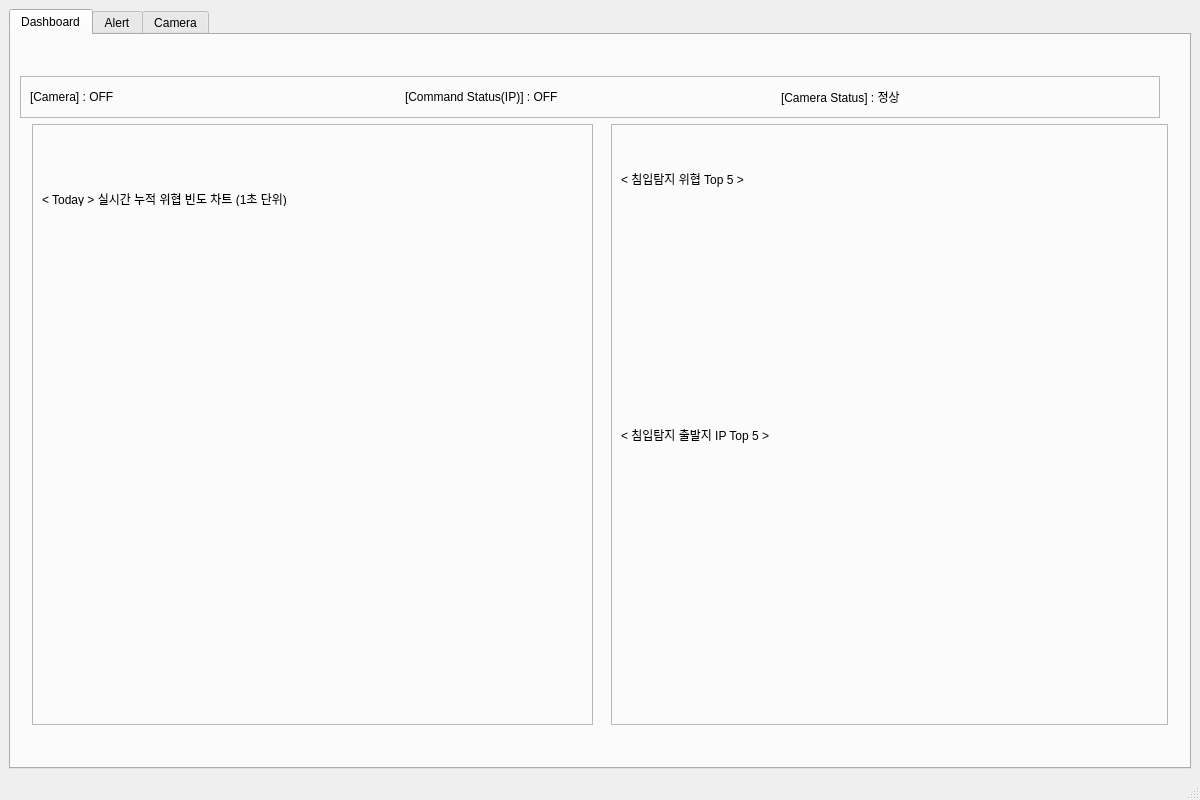
<?xml version="1.0" encoding="UTF-8"?>
<ui version="4.0">
 <class>MainWindow</class>
 <widget class="QMainWindow" name="MainWindow">
  <property name="geometry">
   <rect>
    <x>0</x>
    <y>0</y>
    <width>1200</width>
    <height>800</height>
   </rect>
  </property>
  <property name="sizePolicy">
   <sizepolicy hsizetype="Fixed" vsizetype="Fixed">
    <horstretch>0</horstretch>
    <verstretch>0</verstretch>
   </sizepolicy>
  </property>
  <property name="minimumSize">
   <size>
    <width>1200</width>
    <height>800</height>
   </size>
  </property>
  <property name="maximumSize">
   <size>
    <width>1200</width>
    <height>800</height>
   </size>
  </property>
  <property name="windowTitle">
   <string>MainWindow</string>
  </property>
  <widget class="QWidget" name="centralwidget">
   <layout class="QHBoxLayout" name="horizontalLayout_6">
    <item>
     <widget class="QTabWidget" name="tabWidget">
      <property name="currentIndex">
       <number>0</number>
      </property>
      <widget class="QWidget" name="DashboardTab">
       <attribute name="title">
        <string>Dashboard</string>
       </attribute>
       <layout class="QVBoxLayout" name="verticalLayout_5">
        <item>
         <layout class="QVBoxLayout" name="verticalLayout_3">
          <item>
           <widget class="QFrame" name="WebcamStatusFrame">
            <property name="maximumSize">
             <size>
              <width>1140</width>
              <height>42</height>
             </size>
            </property>
            <property name="frameShape">
             <enum>QFrame::Shape::StyledPanel</enum>
            </property>
            <property name="frameShadow">
             <enum>QFrame::Shadow::Raised</enum>
            </property>
            <layout class="QHBoxLayout" name="horizontalLayout">
             <item>
              <widget class="QLabel" name="CamPowerLabel">
               <property name="text">
                <string>[Camera] : OFF</string>
               </property>
              </widget>
             </item>
             <item>
              <widget class="QLabel" name="CommandStatusIPLabel">
               <property name="text">
                <string>[Command Status(IP)] : OFF</string>
               </property>
              </widget>
             </item>
             <item>
              <widget class="QLabel" name="CameraStatusLabel">
               <property name="text">
                <string>[Camera Status] : 정상</string>
               </property>
              </widget>
             </item>
            </layout>
           </widget>
          </item>
          <item>
           <layout class="QHBoxLayout" name="horizontalLayout_7">
            <item>
             <widget class="QFrame" name="StatusAndChartFrame">
              <property name="sizePolicy">
               <sizepolicy hsizetype="Fixed" vsizetype="Fixed">
                <horstretch>0</horstretch>
                <verstretch>0</verstretch>
               </sizepolicy>
              </property>
              <property name="minimumSize">
               <size>
                <width>561</width>
                <height>601</height>
               </size>
              </property>
              <property name="frameShape">
               <enum>QFrame::Shape::StyledPanel</enum>
              </property>
              <property name="frameShadow">
               <enum>QFrame::Shadow::Raised</enum>
              </property>
              <layout class="QVBoxLayout" name="verticalLayout">
               <item>
                <widget class="QLabel" name="label">
                 <property name="maximumSize">
                  <size>
                   <width>296</width>
                   <height>16</height>
                  </size>
                 </property>
                 <property name="text">
                  <string>&lt; Today &gt; 실시간 누적 위협 빈도 차트 (1초 단위)</string>
                 </property>
                </widget>
               </item>
               <item>
                <widget class="QChartView" name="ThreatBarChartGraphicsView" native="true">
                 <property name="sizePolicy">
                  <sizepolicy hsizetype="Fixed" vsizetype="Fixed">
                   <horstretch>0</horstretch>
                   <verstretch>0</verstretch>
                  </sizepolicy>
                 </property>
                 <property name="minimumSize">
                  <size>
                   <width>535</width>
                   <height>391</height>
                  </size>
                 </property>
                 <property name="maximumSize">
                  <size>
                   <width>535</width>
                   <height>391</height>
                  </size>
                 </property>
                </widget>
               </item>
              </layout>
             </widget>
            </item>
            <item>
             <widget class="QFrame" name="frame">
              <property name="sizePolicy">
               <sizepolicy hsizetype="Fixed" vsizetype="Fixed">
                <horstretch>0</horstretch>
                <verstretch>0</verstretch>
               </sizepolicy>
              </property>
              <property name="maximumSize">
               <size>
                <width>557</width>
                <height>601</height>
               </size>
              </property>
              <property name="frameShape">
               <enum>QFrame::Shape::StyledPanel</enum>
              </property>
              <property name="frameShadow">
               <enum>QFrame::Shadow::Raised</enum>
              </property>
              <widget class="QWidget" name="">
               <property name="geometry">
                <rect>
                 <x>10</x>
                 <y>13</y>
                 <width>502</width>
                 <height>531</height>
                </rect>
               </property>
               <layout class="QVBoxLayout" name="verticalLayout_4">
                <item>
                 <widget class="QLabel" name="ThreatTypePChartLabel">
                  <property name="maximumSize">
                   <size>
                    <width>16777215</width>
                    <height>40</height>
                   </size>
                  </property>
                  <property name="text">
                   <string>&lt; 침입탐지 위협 Top 5 &gt;</string>
                  </property>
                 </widget>
                </item>
                <item>
                 <widget class="QWidget" name="threatTop5_widget" native="true">
                  <property name="sizePolicy">
                   <sizepolicy hsizetype="Fixed" vsizetype="Fixed">
                    <horstretch>0</horstretch>
                    <verstretch>0</verstretch>
                   </sizepolicy>
                  </property>
                  <property name="minimumSize">
                   <size>
                    <width>500</width>
                    <height>140</height>
                   </size>
                  </property>
                  <property name="maximumSize">
                   <size>
                    <width>501</width>
                    <height>160</height>
                   </size>
                  </property>
                 </widget>
                </item>
                <item>
                 <widget class="QLabel" name="HozTopAttackerTop5Label">
                  <property name="maximumSize">
                   <size>
                    <width>16777215</width>
                    <height>40</height>
                   </size>
                  </property>
                  <property name="text">
                   <string>&lt; 침입탐지 출발지 IP Top 5 &gt;</string>
                  </property>
                 </widget>
                </item>
                <item>
                 <widget class="QWidget" name="startIPTop5_widget" native="true">
                  <property name="sizePolicy">
                   <sizepolicy hsizetype="Fixed" vsizetype="Fixed">
                    <horstretch>0</horstretch>
                    <verstretch>0</verstretch>
                   </sizepolicy>
                  </property>
                  <property name="minimumSize">
                   <size>
                    <width>500</width>
                    <height>140</height>
                   </size>
                  </property>
                  <property name="maximumSize">
                   <size>
                    <width>501</width>
                    <height>160</height>
                   </size>
                  </property>
                 </widget>
                </item>
               </layout>
              </widget>
             </widget>
            </item>
           </layout>
          </item>
         </layout>
        </item>
       </layout>
      </widget>
      <widget class="QWidget" name="AlertTab">
       <attribute name="title">
        <string>Alert</string>
       </attribute>
       <layout class="QVBoxLayout" name="verticalLayout_2">
        <item>
         <widget class="QWidget" name="widget" native="true">
          <property name="sizePolicy">
           <sizepolicy hsizetype="Expanding" vsizetype="Maximum">
            <horstretch>0</horstretch>
            <verstretch>0</verstretch>
           </sizepolicy>
          </property>
          <property name="minimumSize">
           <size>
            <width>0</width>
            <height>50</height>
           </size>
          </property>
          <property name="maximumSize">
           <size>
            <width>16777215</width>
            <height>500</height>
           </size>
          </property>
          <layout class="QHBoxLayout" name="horizontalLayout_3">
           <item>
            <widget class="QLabel" name="label_3">
             <property name="sizePolicy">
              <sizepolicy hsizetype="Minimum" vsizetype="Preferred">
               <horstretch>0</horstretch>
               <verstretch>0</verstretch>
              </sizepolicy>
             </property>
             <property name="maximumSize">
              <size>
               <width>60</width>
               <height>16777215</height>
              </size>
             </property>
             <property name="font">
              <font>
               <pointsize>11</pointsize>
              </font>
             </property>
             <property name="text">
              <string>Time - </string>
             </property>
            </widget>
           </item>
           <item>
            <widget class="QCheckBox" name="dateTimeFromOnOff">
             <property name="minimumSize">
              <size>
               <width>15</width>
               <height>0</height>
              </size>
             </property>
             <property name="maximumSize">
              <size>
               <width>15</width>
               <height>16777215</height>
              </size>
             </property>
             <property name="text">
              <string/>
             </property>
            </widget>
           </item>
           <item>
            <widget class="QDateTimeEdit" name="dateTimeFrom"/>
           </item>
           <item>
            <widget class="QLabel" name="label_4">
             <property name="maximumSize">
              <size>
               <width>10</width>
               <height>16777215</height>
              </size>
             </property>
             <property name="text">
              <string>~</string>
             </property>
            </widget>
           </item>
           <item>
            <widget class="QCheckBox" name="dateTimeUntilOnOff">
             <property name="maximumSize">
              <size>
               <width>15</width>
               <height>16777215</height>
              </size>
             </property>
             <property name="text">
              <string/>
             </property>
            </widget>
           </item>
           <item>
            <widget class="QDateTimeEdit" name="dateTimeUntil"/>
           </item>
           <item>
            <widget class="QComboBox" name="comboBox">
             <item>
              <property name="text">
               <string>Action</string>
              </property>
             </item>
             <item>
              <property name="text">
               <string>Accept</string>
              </property>
             </item>
             <item>
              <property name="text">
               <string>Drop</string>
              </property>
             </item>
            </widget>
           </item>
           <item>
            <widget class="QRadioButton" name="radioAlert">
             <property name="maximumSize">
              <size>
               <width>60</width>
               <height>16777215</height>
              </size>
             </property>
             <property name="text">
              <string>Alert</string>
             </property>
            </widget>
           </item>
           <item>
            <widget class="QRadioButton" name="radioDrop">
             <property name="maximumSize">
              <size>
               <width>60</width>
               <height>16777215</height>
              </size>
             </property>
             <property name="text">
              <string>Drop</string>
             </property>
            </widget>
           </item>
           <item>
            <widget class="QRadioButton" name="radioReject">
             <property name="maximumSize">
              <size>
               <width>70</width>
               <height>16777215</height>
              </size>
             </property>
             <property name="text">
              <string>Reject</string>
             </property>
            </widget>
           </item>
           <item>
            <widget class="QLabel" name="label_16">
             <property name="text">
              <string>Severity</string>
             </property>
            </widget>
           </item>
           <item>
            <widget class="QComboBox" name="SeveritySelect">
             <property name="currentText">
              <string>All</string>
             </property>
             <item>
              <property name="text">
               <string>All</string>
              </property>
             </item>
             <item>
              <property name="text">
               <string>Low</string>
              </property>
             </item>
             <item>
              <property name="text">
               <string>High</string>
              </property>
             </item>
             <item>
              <property name="text">
               <string>Critical</string>
              </property>
             </item>
            </widget>
           </item>
           <item>
            <widget class="QLabel" name="protocolName">
             <property name="sizePolicy">
              <sizepolicy hsizetype="Maximum" vsizetype="Preferred">
               <horstretch>0</horstretch>
               <verstretch>0</verstretch>
              </sizepolicy>
             </property>
             <property name="minimumSize">
              <size>
               <width>60</width>
               <height>0</height>
              </size>
             </property>
             <property name="text">
              <string>Protocol</string>
             </property>
            </widget>
           </item>
           <item>
            <widget class="QComboBox" name="ProtocolSelect">
             <item>
              <property name="text">
               <string>All</string>
              </property>
             </item>
             <item>
              <property name="text">
               <string>TCP</string>
              </property>
             </item>
             <item>
              <property name="text">
               <string>UDP</string>
              </property>
             </item>
             <item>
              <property name="text">
               <string>Http</string>
              </property>
             </item>
            </widget>
           </item>
           <item>
            <spacer name="horizontalSpacer_2">
             <property name="orientation">
              <enum>Qt::Orientation::Horizontal</enum>
             </property>
             <property name="sizeType">
              <enum>QSizePolicy::Policy::Expanding</enum>
             </property>
             <property name="sizeHint" stdset="0">
              <size>
               <width>30</width>
               <height>20</height>
              </size>
             </property>
            </spacer>
           </item>
          </layout>
         </widget>
        </item>
        <item>
         <widget class="QWidget" name="widget_2" native="true">
          <property name="sizePolicy">
           <sizepolicy hsizetype="Expanding" vsizetype="Maximum">
            <horstretch>0</horstretch>
            <verstretch>0</verstretch>
           </sizepolicy>
          </property>
          <property name="minimumSize">
           <size>
            <width>0</width>
            <height>50</height>
           </size>
          </property>
          <property name="maximumSize">
           <size>
            <width>16777215</width>
            <height>50</height>
           </size>
          </property>
          <layout class="QHBoxLayout" name="horizontalLayout_2">
           <item>
            <widget class="QLabel" name="label_6">
             <property name="sizePolicy">
              <sizepolicy hsizetype="Maximum" vsizetype="Preferred">
               <horstretch>0</horstretch>
               <verstretch>0</verstretch>
              </sizepolicy>
             </property>
             <property name="font">
              <font>
               <pointsize>11</pointsize>
              </font>
             </property>
             <property name="text">
              <string>Src IP : </string>
             </property>
            </widget>
           </item>
           <item>
            <widget class="QLineEdit" name="SrcIP1">
             <property name="sizePolicy">
              <sizepolicy hsizetype="Maximum" vsizetype="Fixed">
               <horstretch>0</horstretch>
               <verstretch>0</verstretch>
              </sizepolicy>
             </property>
             <property name="minimumSize">
              <size>
               <width>40</width>
               <height>0</height>
              </size>
             </property>
             <property name="maximumSize">
              <size>
               <width>40</width>
               <height>16777215</height>
              </size>
             </property>
             <property name="font">
              <font>
               <pointsize>11</pointsize>
              </font>
             </property>
            </widget>
           </item>
           <item>
            <widget class="QLabel" name="label_7">
             <property name="sizePolicy">
              <sizepolicy hsizetype="Minimum" vsizetype="Preferred">
               <horstretch>0</horstretch>
               <verstretch>0</verstretch>
              </sizepolicy>
             </property>
             <property name="maximumSize">
              <size>
               <width>15</width>
               <height>16777215</height>
              </size>
             </property>
             <property name="text">
              <string>.</string>
             </property>
            </widget>
           </item>
           <item>
            <widget class="QLineEdit" name="SrcIP2">
             <property name="sizePolicy">
              <sizepolicy hsizetype="Maximum" vsizetype="Fixed">
               <horstretch>0</horstretch>
               <verstretch>0</verstretch>
              </sizepolicy>
             </property>
             <property name="minimumSize">
              <size>
               <width>40</width>
               <height>0</height>
              </size>
             </property>
             <property name="maximumSize">
              <size>
               <width>40</width>
               <height>16777215</height>
              </size>
             </property>
            </widget>
           </item>
           <item>
            <widget class="QLabel" name="label_8">
             <property name="sizePolicy">
              <sizepolicy hsizetype="Minimum" vsizetype="Preferred">
               <horstretch>0</horstretch>
               <verstretch>0</verstretch>
              </sizepolicy>
             </property>
             <property name="maximumSize">
              <size>
               <width>15</width>
               <height>16777215</height>
              </size>
             </property>
             <property name="text">
              <string>.</string>
             </property>
            </widget>
           </item>
           <item>
            <widget class="QLineEdit" name="SrcIP3">
             <property name="sizePolicy">
              <sizepolicy hsizetype="Maximum" vsizetype="Fixed">
               <horstretch>0</horstretch>
               <verstretch>0</verstretch>
              </sizepolicy>
             </property>
             <property name="minimumSize">
              <size>
               <width>40</width>
               <height>0</height>
              </size>
             </property>
             <property name="maximumSize">
              <size>
               <width>40</width>
               <height>16777215</height>
              </size>
             </property>
            </widget>
           </item>
           <item>
            <widget class="QLabel" name="label_9">
             <property name="text">
              <string>.</string>
             </property>
            </widget>
           </item>
           <item>
            <widget class="QLineEdit" name="SrcIP4">
             <property name="sizePolicy">
              <sizepolicy hsizetype="Maximum" vsizetype="Fixed">
               <horstretch>0</horstretch>
               <verstretch>0</verstretch>
              </sizepolicy>
             </property>
             <property name="minimumSize">
              <size>
               <width>40</width>
               <height>0</height>
              </size>
             </property>
             <property name="maximumSize">
              <size>
               <width>40</width>
               <height>16777215</height>
              </size>
             </property>
            </widget>
           </item>
           <item>
            <widget class="QLabel" name="label_10">
             <property name="text">
              <string>Dest IP : </string>
             </property>
            </widget>
           </item>
           <item>
            <widget class="QLineEdit" name="DestIP1">
             <property name="sizePolicy">
              <sizepolicy hsizetype="Maximum" vsizetype="Fixed">
               <horstretch>0</horstretch>
               <verstretch>0</verstretch>
              </sizepolicy>
             </property>
             <property name="minimumSize">
              <size>
               <width>40</width>
               <height>0</height>
              </size>
             </property>
             <property name="maximumSize">
              <size>
               <width>40</width>
               <height>16777215</height>
              </size>
             </property>
            </widget>
           </item>
           <item>
            <widget class="QLabel" name="label_11">
             <property name="text">
              <string>.</string>
             </property>
            </widget>
           </item>
           <item>
            <widget class="QLineEdit" name="DestIP2">
             <property name="sizePolicy">
              <sizepolicy hsizetype="Maximum" vsizetype="Fixed">
               <horstretch>0</horstretch>
               <verstretch>0</verstretch>
              </sizepolicy>
             </property>
             <property name="minimumSize">
              <size>
               <width>40</width>
               <height>0</height>
              </size>
             </property>
             <property name="maximumSize">
              <size>
               <width>40</width>
               <height>16777215</height>
              </size>
             </property>
            </widget>
           </item>
           <item>
            <widget class="QLabel" name="label_12">
             <property name="text">
              <string>.</string>
             </property>
            </widget>
           </item>
           <item>
            <widget class="QLineEdit" name="DestIP3">
             <property name="sizePolicy">
              <sizepolicy hsizetype="Maximum" vsizetype="Fixed">
               <horstretch>0</horstretch>
               <verstretch>0</verstretch>
              </sizepolicy>
             </property>
             <property name="minimumSize">
              <size>
               <width>40</width>
               <height>0</height>
              </size>
             </property>
             <property name="maximumSize">
              <size>
               <width>40</width>
               <height>16777215</height>
              </size>
             </property>
            </widget>
           </item>
           <item>
            <widget class="QLabel" name="label_13">
             <property name="text">
              <string>.</string>
             </property>
            </widget>
           </item>
           <item>
            <widget class="QLineEdit" name="DestIP4">
             <property name="sizePolicy">
              <sizepolicy hsizetype="Maximum" vsizetype="Fixed">
               <horstretch>0</horstretch>
               <verstretch>0</verstretch>
              </sizepolicy>
             </property>
             <property name="minimumSize">
              <size>
               <width>40</width>
               <height>0</height>
              </size>
             </property>
             <property name="maximumSize">
              <size>
               <width>40</width>
               <height>16777215</height>
              </size>
             </property>
            </widget>
           </item>
           <item>
            <widget class="QLabel" name="label_14">
             <property name="text">
              <string>Src Port :</string>
             </property>
            </widget>
           </item>
           <item>
            <widget class="QLineEdit" name="SrcPort">
             <property name="sizePolicy">
              <sizepolicy hsizetype="Maximum" vsizetype="Fixed">
               <horstretch>0</horstretch>
               <verstretch>0</verstretch>
              </sizepolicy>
             </property>
             <property name="maximumSize">
              <size>
               <width>70</width>
               <height>16777215</height>
              </size>
             </property>
            </widget>
           </item>
           <item>
            <widget class="QLabel" name="label_15">
             <property name="text">
              <string>Dest Port : </string>
             </property>
            </widget>
           </item>
           <item>
            <widget class="QLineEdit" name="DestPort">
             <property name="sizePolicy">
              <sizepolicy hsizetype="Maximum" vsizetype="Fixed">
               <horstretch>0</horstretch>
               <verstretch>0</verstretch>
              </sizepolicy>
             </property>
             <property name="maximumSize">
              <size>
               <width>70</width>
               <height>16777215</height>
              </size>
             </property>
            </widget>
           </item>
           <item>
            <spacer name="horizontalSpacer_4">
             <property name="orientation">
              <enum>Qt::Orientation::Horizontal</enum>
             </property>
             <property name="sizeHint" stdset="0">
              <size>
               <width>40</width>
               <height>20</height>
              </size>
             </property>
            </spacer>
           </item>
          </layout>
         </widget>
        </item>
        <item>
         <widget class="QWidget" name="widget_3" native="true">
          <property name="sizePolicy">
           <sizepolicy hsizetype="Expanding" vsizetype="Maximum">
            <horstretch>0</horstretch>
            <verstretch>0</verstretch>
           </sizepolicy>
          </property>
          <property name="minimumSize">
           <size>
            <width>0</width>
            <height>50</height>
           </size>
          </property>
          <property name="maximumSize">
           <size>
            <width>16777215</width>
            <height>50</height>
           </size>
          </property>
          <layout class="QHBoxLayout" name="horizontalLayout_4">
           <item>
            <widget class="QLabel" name="label_2">
             <property name="text">
              <string>Rule/Signature</string>
             </property>
            </widget>
           </item>
           <item>
            <widget class="QLineEdit" name="lineEdit"/>
           </item>
           <item>
            <spacer name="horizontalSpacer_6">
             <property name="orientation">
              <enum>Qt::Orientation::Horizontal</enum>
             </property>
             <property name="sizeHint" stdset="0">
              <size>
               <width>511</width>
               <height>20</height>
              </size>
             </property>
            </spacer>
           </item>
          </layout>
         </widget>
        </item>
        <item>
         <widget class="QWidget" name="widget_4" native="true">
          <property name="sizePolicy">
           <sizepolicy hsizetype="Preferred" vsizetype="Maximum">
            <horstretch>0</horstretch>
            <verstretch>0</verstretch>
           </sizepolicy>
          </property>
          <property name="minimumSize">
           <size>
            <width>0</width>
            <height>50</height>
           </size>
          </property>
          <property name="maximumSize">
           <size>
            <width>16777215</width>
            <height>50</height>
           </size>
          </property>
          <layout class="QHBoxLayout" name="horizontalLayout_5">
           <item>
            <widget class="QLabel" name="label_5">
             <property name="text">
              <string>Auto-scroll</string>
             </property>
            </widget>
           </item>
           <item>
            <widget class="QCheckBox" name="checkBox_3">
             <property name="text">
              <string/>
             </property>
             <property name="checked">
              <bool>true</bool>
             </property>
            </widget>
           </item>
           <item>
            <widget class="QPushButton" name="pushButton">
             <property name="text">
              <string>Pause</string>
             </property>
            </widget>
           </item>
           <item>
            <widget class="QPushButton" name="pushButton_2">
             <property name="text">
              <string>Clear</string>
             </property>
            </widget>
           </item>
           <item>
            <widget class="QPushButton" name="pushButton_3">
             <property name="text">
              <string>Export</string>
             </property>
            </widget>
           </item>
           <item>
            <spacer name="horizontalSpacer_8">
             <property name="orientation">
              <enum>Qt::Orientation::Horizontal</enum>
             </property>
             <property name="sizeHint" stdset="0">
              <size>
               <width>781</width>
               <height>20</height>
              </size>
             </property>
            </spacer>
           </item>
          </layout>
         </widget>
        </item>
        <item>
         <widget class="QListWidget" name="AlertList"/>
        </item>
       </layout>
      </widget>
      <widget class="QWidget" name="CameraTab">
       <attribute name="title">
        <string>Camera</string>
       </attribute>
       <widget class="QWidget" name="layoutWidget">
        <property name="geometry">
         <rect>
          <x>20</x>
          <y>10</y>
          <width>1131</width>
          <height>661</height>
         </rect>
        </property>
        <layout class="QVBoxLayout" name="verticalLayout_6">
         <item>
          <widget class="QPushButton" name="surveillanceButton">
           <property name="maximumSize">
            <size>
             <width>300</width>
             <height>16777215</height>
            </size>
           </property>
           <property name="layoutDirection">
            <enum>Qt::LayoutDirection::LeftToRight</enum>
           </property>
           <property name="text">
            <string>감시 모드 시작</string>
           </property>
          </widget>
         </item>
         <item>
          <widget class="QLabel" name="cameraViewLabel">
           <property name="sizePolicy">
            <sizepolicy hsizetype="Expanding" vsizetype="Expanding">
             <horstretch>0</horstretch>
             <verstretch>0</verstretch>
            </sizepolicy>
           </property>
           <property name="autoFillBackground">
            <bool>false</bool>
           </property>
           <property name="text">
            <string>카메라 준비 중 ...</string>
           </property>
           <property name="alignment">
            <set>Qt::AlignmentFlag::AlignCenter</set>
           </property>
          </widget>
         </item>
         <item>
          <widget class="QListWidget" name="motionLogList">
           <property name="sizePolicy">
            <sizepolicy hsizetype="Preferred" vsizetype="Maximum">
             <horstretch>0</horstretch>
             <verstretch>0</verstretch>
            </sizepolicy>
           </property>
           <property name="maximumSize">
            <size>
             <width>16777215</width>
             <height>150</height>
            </size>
           </property>
          </widget>
         </item>
        </layout>
       </widget>
      </widget>
     </widget>
    </item>
   </layout>
  </widget>
  <widget class="QMenuBar" name="menubar">
   <property name="geometry">
    <rect>
     <x>0</x>
     <y>0</y>
     <width>1200</width>
     <height>37</height>
    </rect>
   </property>
  </widget>
  <widget class="QStatusBar" name="statusbar"/>
 </widget>
 <customwidgets>
  <customwidget>
   <class>QChartView</class>
   <extends>QWidget</extends>
   <header>qchartview.h</header>
   <container>1</container>
  </customwidget>
 </customwidgets>
 <resources/>
 <connections/>
</ui>
